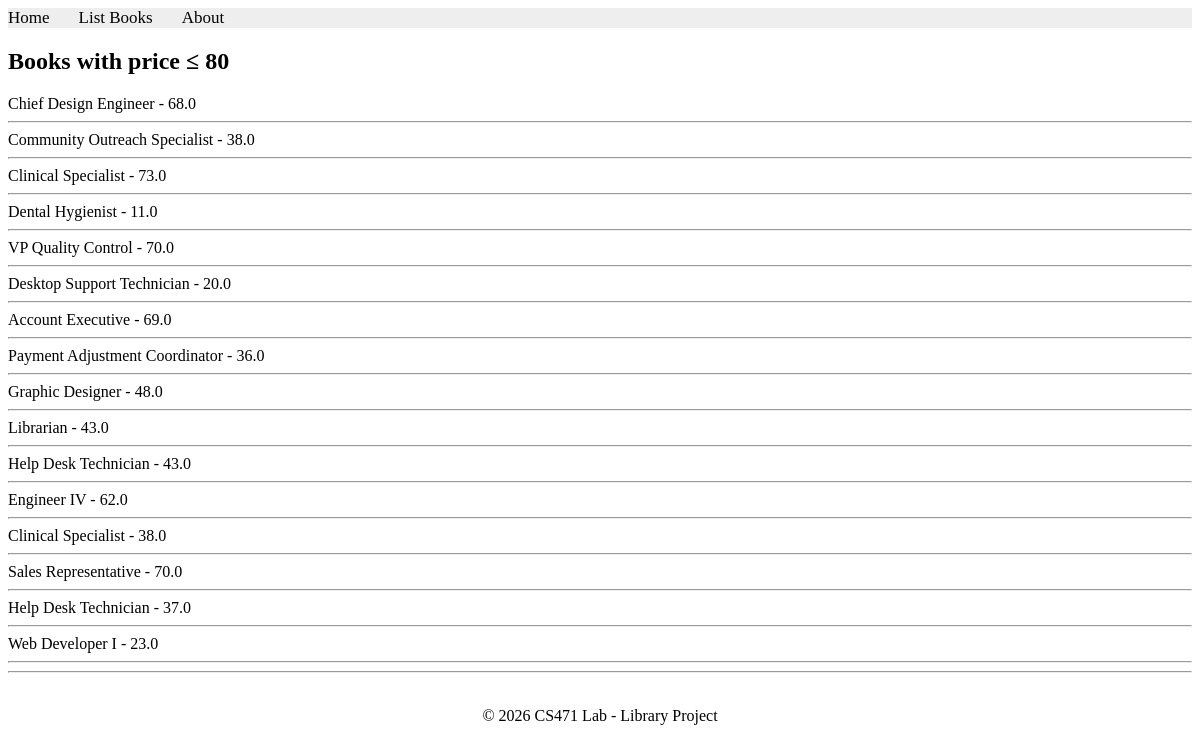
The page /books/lab8/task1 on the database its author committed.
### apps/bookmodule/models.py (models this page shows)
class Book(models.Model):
    title = models.CharField(max_length=50)
    author = models.CharField(max_length=50)
    price = models.FloatField(default=0.0)
    edition = models.SmallIntegerField(default=1)

### apps/bookmodule/views.py (the view)
# urls.py: path('lab8/task1', views.lab8_task1),
def lab8_task1(request):
    books = Book.objects.filter(Q(price__lte=80))
    return render(request, 'bookmodule/lab8_task1.html', {'books': books})

### apps/templates/bookmodule/lab8_task1.html
{% extends "layouts/base.html" %}
{% block content %}
<h2>Books with price ≤ 80</h2>
{% for b in books %}
    {{ b.title }} - {{ b.price }}
    <hr>
{% empty %}
    No results
{% endfor %}
{% endblock %}

### rows shown on the page
Book: title "Chief Design Engineer", price "68.0"
Book: title "Community Outreach Specialist", price "38.0"
Book: title "Clinical Specialist", price "73.0"
Book: title "Dental Hygienist", price "11.0"
Book: title "VP Quality Control", price "70.0"
Book: title "Desktop Support Technician", price "20.0"
Book: title "Account Executive", price "69.0"
Book: title "Payment Adjustment Coordinator", price "36.0"
Book: title "Graphic Designer", price "48.0"
Book: title "Librarian", price "43.0"
Book: title "Help Desk Technician", price "43.0"
Book: title "Engineer IV", price "62.0"
Book: title "Clinical Specialist", price "38.0"
Book: title "Sales Representative", price "70.0"
Book: title "Help Desk Technician", price "37.0"
Book: title "Web Developer I", price "23.0"
